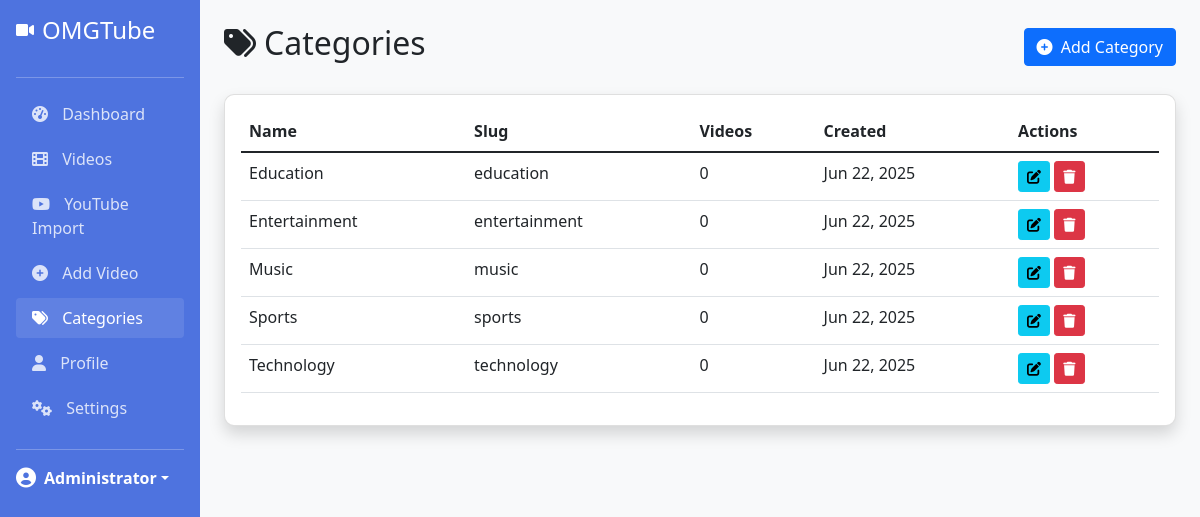
Screenshot of /admin/categories.php (signed in) with the database file from the repository.
### tables this page shows
CREATE TABLE categories (
    id INT AUTO_INCREMENT PRIMARY KEY,
    name VARCHAR(100) NOT NULL UNIQUE,
    slug VARCHAR(100) NOT NULL UNIQUE,
    created_at TIMESTAMP DEFAULT CURRENT_TIMESTAMP,
    updated_at TIMESTAMP DEFAULT CURRENT_TIMESTAMP ON UPDATE CURRENT_TIMESTAMP
);

### admin/categories.php (the view, shortened to what this page needs)
<?php
require_once '../includes/session.php';
$query = "SELECT c.*, COUNT(v.id) as video_count
          FROM categories c
          LEFT JOIN videos v ON c.id = v.category_id
          GROUP BY c.id
          ORDER BY c.name ASC";
$categories = $conn->query($query);
?>
<!DOCTYPE html>
<html lang="en">
<head>
    <link href="https://cdn.jsdelivr.net/npm/bootstrap@5.1.3/dist/css/bootstrap.min.css" rel="stylesheet">
    <link rel="stylesheet" href="https://cdnjs.cloudflare.com/ajax/libs/font-awesome/6.0.0-beta3/css/all.min.css">
</head>
<body>
    <div class="container-fluid">
        <div class="row">
            <div class="col-md-2 sidebar p-0">
                <div class="d-flex flex-column p-3">
                    <a href="dashboard.php" class="d-flex align-items-center mb-3 text-decoration-none text-white">
                        <i class="fas fa-video me-2"></i>
                        <h4 class="mb-0">OMGTube</h4>
                    </a>
                    <hr>
                    <ul class="nav nav-pills flex-column mb-auto">
                        <li class="nav-item">
                            <a href="dashboard.php" class="nav-link">
                                <i class="fas fa-tachometer-alt"></i> Dashboard
                            </a>
                        </li>
                        <li class="nav-item">
                            <a href="videos.php" class="nav-link">
                                <i class="fas fa-film"></i> Videos
                            </a>
                        </li>
                        <li class="nav-item">
                            <a href="youtube_import.php" class="nav-link">
                                <i class="fab fa-youtube"></i> YouTube Import
                            </a>
                        </li>
                        <li class="nav-item">
                            <a href="add_video.php" class="nav-link">
                                <i class="fas fa-plus-circle"></i> Add Video
                            </a>
                        </li>
                        <li class="nav-item">
                            <a href="categories.php" class="nav-link active">
                                <i class="fas fa-tags"></i> Categories
                            </a>
                        </li>
                        <li class="nav-item">
                            <a href="profile.php" class="nav-link">
                                <i class="fas fa-user"></i> Profile
                            </a>
                        </li>
                        <?php include 'settings_menu_partial.php'; ?>
                    </ul>
                    <hr>
                    <div class="dropdown">
                        <a href="#" class="d-flex align-items-center text-white text-decoration-none dropdown-toggle" id="dropdownUser1" data-bs-toggle="dropdown" aria-expanded="false">
                            <i class="fas fa-user-circle me-2 fs-5"></i>
                            <strong><?php echo $_SESSION['full_name']; ?></strong>
                        </a>
                    </div>
                </div>
            </div>
            <div class="col-md-10 p-4">
                <div class="d-flex justify-content-between align-items-center mb-4">
                    <h2><i class="fas fa-tags me-2"></i>Categories</h2>
                    <button class="btn btn-primary" data-bs-toggle="modal" data-bs-target="#addCategoryModal">
                        <i class="fas fa-plus-circle me-1"></i> Add Category
                    </button>
                </div>
                <div class="card shadow mb-4">
                    <div class="card-body">
                        <div class="table-responsive">
                            <table class="table table-hover">
                                <thead>
                                    <tr>
                                        <th>Name</th>
                                        <th>Slug</th>
                                        <th>Videos</th>
                                        <th>Created</th>
                                        <th>Actions</th>
                                    </tr>
                                </thead>
                                <tbody>
                                    <?php if ($categories->num_rows > 0): ?>
                                        <?php while ($category = $categories->fetch_assoc()): ?>
                                            <tr>
                                                <td><?php echo $category['name']; ?></td>
                                                <td><?php echo $category['slug']; ?></td>
                                                <td><?php echo $category['video_count']; ?></td>
                                                <td><?php echo date('M d, Y', strtotime($category['created_at'])); ?></td>
                                                <td>
                                                    <button class="btn btn-sm btn-info edit-category"
                                                            data-id="<?php echo $category['id']; ?>"
                                                            data-name="<?php echo $category['name']; ?>"
                                                            data-bs-toggle="modal"
                                                            data-bs-target="#editCategoryModal">
                                                        <i class="fas fa-edit"></i>
                                                    </button>
                                                    <?php if ($category['video_count'] == 0): ?>
                                                        <button class="btn btn-sm btn-danger delete-category"
                                                                data-id="<?php echo $category['id']; ?>"
                                                                data-name="<?php echo $category['name']; ?>"
                                                                data-bs-toggle="modal"
                                                                data-bs-target="#deleteCategoryModal">
                                                            <i class="fas fa-trash"></i>
                                                        </button>
                                                    <?php endif; ?>
                                                </td>
                                            </tr>
                                        <?php endwhile; ?>
                                    <?php else: ?>
                                        <tr>
                                            <td colspan="5" class="text-center">No categories found</td>
                                        </tr>
                                    <?php endif; ?>
                                </tbody>
                            </table>
                        </div>
                    </div>
                </div>
            </div>
        </div>
    </div>
</body>
</html>

### admin/settings_menu_partial.php
<li class="nav-item">
    <a href="settings.php" class="nav-link <?php if($current=='settings.php') echo 'active'; ?>">
        <i class="fas fa-cogs"></i> Settings
    </a>
</li>

### admin/categories.php (style rules this page uses)
body { background-color: #f8f9fa; }
.sidebar { min-height: 100vh; background-color: #4e73df; color: white; }
.sidebar .nav-link { color: rgba(255, 255, 255, 0.8); margin-bottom: 5px; }
.sidebar .nav-link:hover, .sidebar .nav-link.active { color: white; background-color: rgba(255, 255, 255, 0.1); }
.sidebar .nav-link i { margin-right: 10px; }
.card { border-radius: 10px; box-shadow: 0 4px 6px rgba(0, 0, 0, 0.1); }

### rows the page displays
categories: name "Education", slug "education", video_count "0", created_at "Jun 22, 2025"
categories: name "Entertainment", slug "entertainment", video_count "0", created_at "Jun 22, 2025"
categories: name "Music", slug "music", video_count "0", created_at "Jun 22, 2025"
categories: name "Sports", slug "sports", video_count "0", created_at "Jun 22, 2025"
categories: name "Technology", slug "technology", video_count "0", created_at "Jun 22, 2025"

### other values shown
$_SESSION['full_name'] "Administrator"
